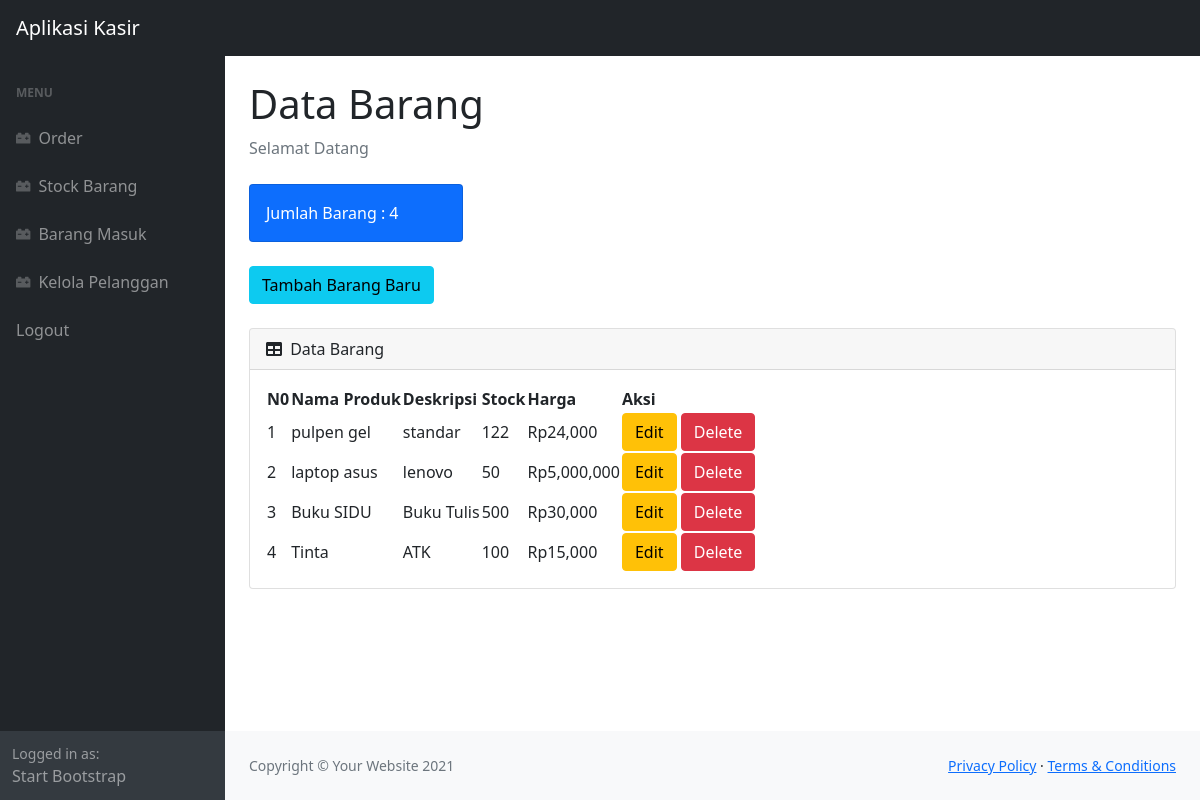
The app's page /stock.php (signed in) with its own data.
### tables this page shows
CREATE TABLE `produk` (
  `idproduk` int(11) NOT NULL,
  `namaproduk` varchar(20) NOT NULL,
  `deskripsi` varchar(30) NOT NULL,
  `harga` int(11) NOT NULL,
  `stock` int(11) NOT NULL
);

### stock.php (the view, shortened to what this page needs)
<?php
require 'ceklogin.php';
$h1 = mysqli_query($conn, "select * from produk");
$h2 = mysqli_num_rows($h1);
?>
<!DOCTYPE html>
<html lang="en">
    <head>
        <link href="https://cdn.jsdelivr.net/npm/simple-datatables@latest/dist/style.css" rel="stylesheet" />
        <link href="css/styles.css" rel="stylesheet" />
    </head>
    <body class="sb-nav-fixed">
        <nav class="sb-topnav navbar navbar-expand navbar-dark bg-dark">
            <a class="navbar-brand ps-3" href="index.php">Aplikasi Kasir</a>
        </nav>
        <div id="layoutSidenav">
            <div id="layoutSidenav_nav">
                <nav class="sb-sidenav accordion sb-sidenav-dark" id="sidenavAccordion">
                    <div class="sb-sidenav-menu">
                        <div class="nav">
                            <div class="sb-sidenav-menu-heading">Menu</div>
                            <a class="nav-link" href="index.php">
                                <div class="sb-nav-link-icon"><i class="fas fa-car-battery"></i></div>
                                Order
                            </a>
                            <a class="nav-link" href="stock.php">
                                <div class="sb-nav-link-icon"><i class="fas fa-car-battery"></i></div>
                                Stock Barang
                            </a>
                            <a class="nav-link" href="masuk.php">
                                <div class="sb-nav-link-icon"><i class="fas fa-car-battery"></i></div>
                                Barang Masuk
                            </a>
                            <a class="nav-link" href="pelanggan.php">
                                <div class="sb-nav-link-icon"><i class="fas fa-car-battery"></i></div>
                                Kelola Pelanggan
                            </a>
                            <a class="nav-link" href="logout.php">
                                Logout
                            </a>
                        </div>
                    </div>
                    <div class="sb-sidenav-footer">
                        <div class="small">Logged in as:</div>
                        Start Bootstrap
                    </div>
                </nav>
            </div>
            <div id="layoutSidenav_content">
                <main>
                    <div class="container-fluid px-4">
                        <h1 class="mt-4">Data Barang</h1>
                        <ol class="breadcrumb mb-4">
                            <li class="breadcrumb-item active">Selamat Datang</li>
                        </ol>
                        <div class="row">
                            <div class="col-xl-3 col-md-6">
                                <div class="card bg-primary text-white mb-4">
                                    <div class="card-body">Jumlah Barang : <?=$h2;?></div>
                                </div>
                            </div>
                        </div>
                        <button type="button" class="btn btn-info mb-4" data-bs-toggle="modal" data-bs-target="#myModal">
                            Tambah Barang Baru
                        </button>
                        <div class="card mb-4">
                            <div class="card-header">
                                <i class="fas fa-table me-1"></i>
                                Data Barang
                            </div>
                            <div class="card-body">
                                <table id="datatablesSimple">
                                    <thead>
                                        <tr>
                                            <th>N0</th>
                                            <th>Nama Produk</th>
                                            <th>Deskripsi</th>
                                            <th>Stock</th>
                                            <th>Harga</th>
                                            <th>Aksi</th>
                                        </tr>
                                    </thead>
                                    <tbody>
                                    <?php
                                    $get = mysqli_query($conn, "select * from produk");
                                    $i = 1;
                                    while($p=mysqli_fetch_array($get)){
                                    $namaproduk = $p['namaproduk'];
                                    $deskripsi = $p['deskripsi'];
                                    $stock = $p['stock'];
                                    $harga = $p['harga'];
                                    $idproduk = $p['idproduk'];
                                    ?>
                                        <tr>
                                            <td><?=$i++;?></td>
                                            <td><?=$namaproduk;?></td>
                                            <td><?=$deskripsi;?></td>
                                            <td><?=$stock;?></td>
                                            <td>Rp<?=number_format($harga);?></td>
                                            <td>
                                                <button type="button" class="btn btn-warning" data-bs-toggle="modal" data-bs-target="#edit<?=$idproduk;?>">
                                                Edit
                                                </button>
                                                <button type="button" class="btn btn-danger" data-bs-toggle="modal" data-bs-target="#delete<?=$idproduk;?>">
                                                Delete
                                                </button>
                                            </td>
                                        </tr>
                                    <?php
                                    };
                                    ?>
                                    </tbody>
                                </table>
                            </div>
                        </div>
                    </div>
                </main>
                <footer class="py-4 bg-light mt-auto">
                    <div class="container-fluid px-4">
                        <div class="d-flex align-items-center justify-content-between small">
                            <div class="text-muted">Copyright &copy; Your Website 2021</div>
                            <div>
                                <a href="#">Privacy Policy</a>
                                &middot;
                                <a href="#">Terms &amp; Conditions</a>
                            </div>
                        </div>
                    </div>
                </footer>
            </div>
        </div>
    </body>
</html>

### records on screen
produk: namaproduk "pulpen gel", deskripsi "standar", stock "122", harga "24,000"
produk: namaproduk "laptop asus", deskripsi "lenovo", stock "50", harga "5,000,000"
produk: namaproduk "Buku SIDU", deskripsi "Buku Tulis", stock "500", harga "30,000"
produk: namaproduk "Tinta", deskripsi "ATK", stock "100", harga "15,000"

### other values on screen
$h2 "4"
